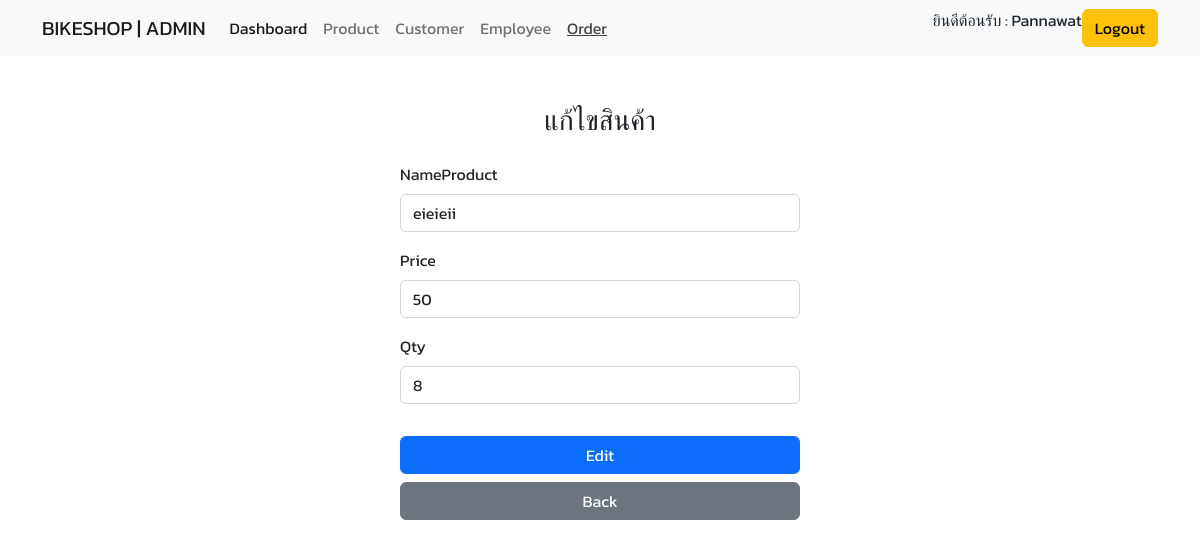
Page /admin/product/edit.php?id=21 (signed in) on the committed database.
### tables this page shows
CREATE TABLE `product` (
  `ProductID` int(11) NOT NULL,
  `name` varchar(120) NOT NULL,
  `price` float NOT NULL,
  `preorder` int(11) DEFAULT NULL,
  `qty` int(11) NOT NULL
);

### admin/product/edit.php (the view, shortened to what this page needs)
<?php
    require_once('./../../config/database.php');
    $id = $_GET['id'];
    $queryStr = "SELECT * FROM product WHERE ProductID = '$id'";
    $result = $db->query($queryStr);
    $product = $result->fetch_assoc();
?>
<!DOCTYPE html>
<html lang="en">
</html>
<head>
    <link rel="stylesheet" href="./../../assets/css/global.css" />
    <?php include_once('./../../components/header.php'); ?>
</head>
<body>
    <?php include_once('./../../components/admin/navbar.php'); ?>
    <div class="container mt-5">
        <h3 class="text-center mb-4">แก้ไขสินค้า</h3>
        <form method="POST" action="./edit.php?id=<?php echo $id; ?>" style="width:400px;" class="m-auto">
            <div class="mb-3">
                <label class="form-label">NameProduct</label>
                <input name="name" type="text" value="<?php echo $product['name'] ?>" class="form-control"  placeholder="กรอกชื่อสินค้า" required>
            </div>
            <div class="mb-3">
                <label class="form-label">Price</label>
                <input name="price" type="text" value="<?php echo $product['price'] ?>" class="form-control" placeholder="กรอกราคาสินค้า" required>
            </div>
            <div class="mb-3">
                <label class="form-label">Qty</label>
                <input name="qty" type="number" value="<?php echo $product['qty'] ?>" class="form-control" placeholder="กรอกจำนวนสินค้า" required>
            </div>
            <button name="btnEdit" type="submit" class="btn btn-primary w-full mt-3">Edit</button>
            <a href="./index.php" class="btn btn-secondary w-full mt-2">Back</a>
        </form>
    </div>
</body>
</html>

### assets/css/global.css (style rules this page uses)
body { font-family: 'Kanit', sans-serif !important; }
.w-full { width: 100%; }

### rows in the picture
product: name "eieieii", price "50", qty "8"

### other values in the picture
$_SESSION['firstname'] "Pannawat"
